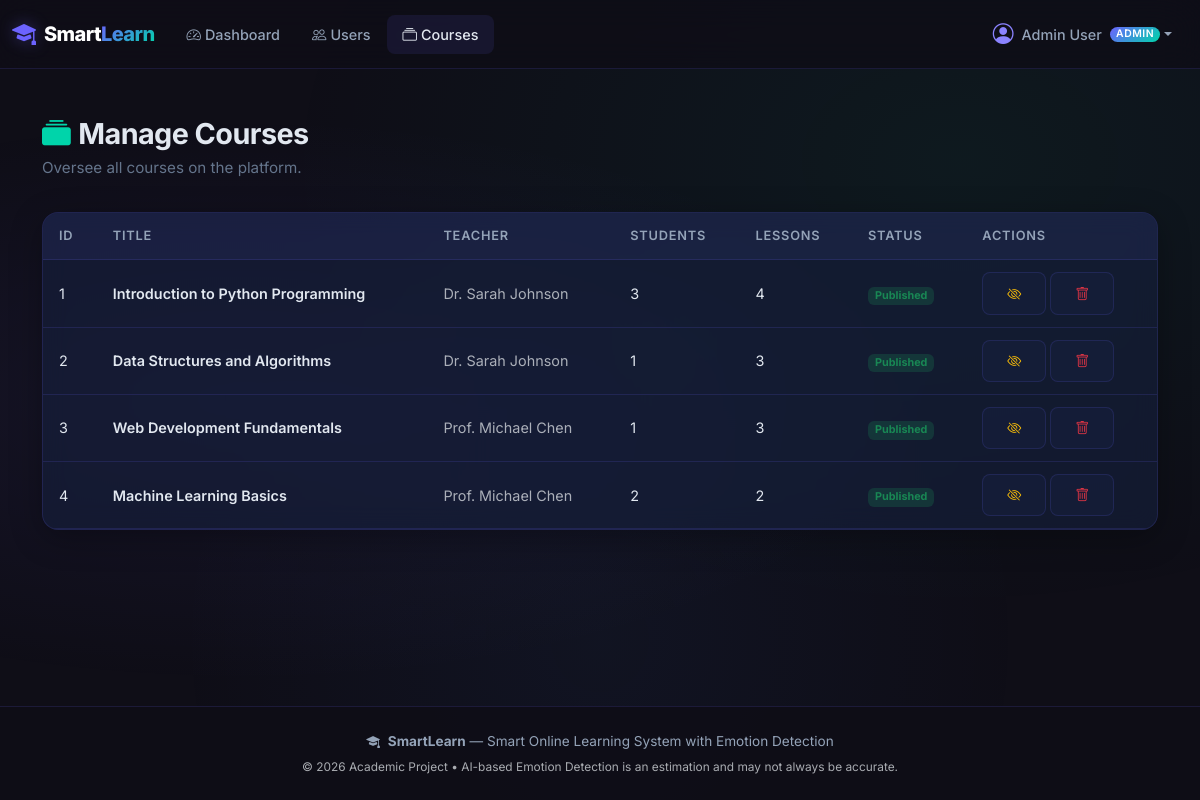
Screenshot of /admin/courses (signed in) with the database file from the repository.
### database/models.py (models this page shows)
class User(db.Model):
    __tablename__ = 'users'
    id = db.Column(db.Integer, primary_key=True)
    name = db.Column(db.String(150), nullable=False)
    email = db.Column(db.String(150), unique=True, nullable=False, index=True)
    password_hash = db.Column(db.String(255), nullable=False)
    role = db.Column(db.String(20), nullable=False, default='student')  # 'student', 'teacher', 'admin'
    status = db.Column(db.String(20), nullable=False, default='approved', index=True)  # 'unverified', 'pending_approval', 'approved', 'rejected', 'suspended'
    rejection_reason = db.Column(db.Text, nullable=True)
    is_active = db.Column(db.Integer, nullable=False, default=1)
    profile_image = db.Column(db.String(255), nullable=True)
    streak_days = db.Column(db.Integer, nullable=False, default=0)
    last_active_date = db.Column(db.Date, nullable=True)
    last_login = db.Column(db.DateTime, nullable=True)
    created_at = db.Column(db.DateTime, default=datetime.utcnow)
    courses = db.relationship('Course', backref='teacher', lazy=True, foreign_keys='Course.teacher_id')
    enrollments = db.relationship('Enrollment', backref='student', lazy=True, cascade='all, delete-orphan')
    quiz_attempts = db.relationship('QuizAttempt', backref='student', lazy=True, cascade='all, delete-orphan')
    emotion_logs = db.relationship('EmotionLog', backref='student', lazy=True, cascade='all, delete-orphan')
    notifications = db.relationship('Notification', backref='user', lazy=True, cascade='all, delete-orphan')
    otps = db.relationship('EmailOTP', backref='user', lazy=True, cascade='all, delete-orphan')

class Course(db.Model):
    __tablename__ = 'courses'
    id = db.Column(db.Integer, primary_key=True)
    title = db.Column(db.String(200), nullable=False)
    description = db.Column(db.Text, nullable=True)
    teacher_id = db.Column(db.Integer, db.ForeignKey('users.id'), nullable=False)
    category = db.Column(db.String(100), default='General')
    thumbnail = db.Column(db.String(255), nullable=True)
    approval_status = db.Column(db.String(20), nullable=False, default='approved')  # 'draft', 'pending_approval', 'approved', 'rejected'
    rejection_reason = db.Column(db.Text, nullable=True)
    is_published = db.Column(db.Integer, nullable=False, default=0)
    created_at = db.Column(db.DateTime, default=datetime.utcnow)
    lessons = db.relationship('Lesson', backref='course', lazy=True, cascade='all, delete-orphan', order_by='Lesson.order_number')
    quizzes = db.relationship('Quiz', backref='course', lazy=True, cascade='all, delete-orphan')
    enrollments = db.relationship('Enrollment', backref='course', lazy=True, cascade='all, delete-orphan')

### routes/admin.py (the view)
@admin_bp.route('/courses')
@admin_required
def manage_courses():
    courses = query_db('''
        SELECT c.*, u.name as teacher_name,
               (SELECT COUNT(*) FROM enrollments WHERE course_id = c.id) as student_count,
               (SELECT COUNT(*) FROM lessons WHERE course_id = c.id) as lesson_count
        FROM courses c
        JOIN users u ON c.teacher_id = u.id
        ORDER BY c.created_at DESC
    ''')
    return render_template('admin_courses.html', courses=courses)

### database/database.py (called while the page is built)
def get_db():
    if 'db' not in g:
        g.db = sqlite3.connect(
            current_app.config['DATABASE'],
            detect_types=sqlite3.PARSE_DECLTYPES
        )
        g.db.row_factory = sqlite3.Row
        g.db.execute('PRAGMA foreign_keys = ON')
    return g.db

def query_db(query, args=(), one=False):
    db = get_db()
    cur = db.execute(query, args)
    rv = cur.fetchall()
    cur.close()
    return (rv[0] if rv else None) if one else rv

### routes/admin.py (called while the page is built)
def admin_required(f):
    from functools import wraps
    @wraps(f)
    @login_required
    def decorated(*args, **kwargs):
        if current_user.role != 'admin':
            flash('Access denied. Administrators only.', 'danger')
            return redirect(url_for('index'))
        return f(*args, **kwargs)
    return decorated

### templates/admin_courses.html (shortened to what this page needs)
{% extends "base.html" %}
{% block content %}
<div class="container py-3">
    <div class="dashboard-header fade-in">
        <h1><i class="bi bi-collection-fill me-2" style="color: var(--accent);"></i>Manage Courses</h1>
        <p class="subtitle">Oversee all courses on the platform.</p>
    </div>
    <div class="glass-card">
        <div class="card-body p-0">
            <div class="table-responsive">
                <table class="table table-glass mb-0">
                    <thead>
                        <tr>
                            <th>ID</th>
                            <th>Title</th>
                            <th>Teacher</th>
                            <th>Students</th>
                            <th>Lessons</th>
                            <th>Status</th>
                            <th>Actions</th>
                        </tr>
                    </thead>
                    <tbody>
                        {% for course in courses %}
                        <tr>
                            <td>{{ course.id }}</td>
                            <td class="fw-semibold">{{ course.title }}</td>
                            <td class="text-muted">{{ course.teacher_name }}</td>
                            <td>{{ course.student_count }}</td>
                            <td>{{ course.lesson_count }}</td>
                            <td>
                                {% if course.is_published %}
                                <span class="badge bg-success bg-opacity-25 text-success">Published</span>
                                {% else %}
                                <span class="badge bg-warning bg-opacity-25 text-warning">Draft</span>
                                {% endif %}
                            </td>
                            <td>
                                <div class="d-flex gap-1">
                                    <form method="POST" action="{{ url_for('admin.toggle_course', course_id=course.id) }}" class="d-inline">
                                        <button type="submit" class="btn btn-glass btn-sm"
                                                title="{% if course.is_published %}Unpublish{% else %}Publish{% endif %}">
                                            {% if course.is_published %}
                                            <i class="bi bi-eye-slash text-warning"></i>
                                            {% else %}
                                            <i class="bi bi-eye text-success"></i>
                                            {% endif %}
                                        </button>
                                    </form>
                                    <form method="POST" action="{{ url_for('admin.delete_course', course_id=course.id) }}" class="d-inline">
                                        <button type="submit" class="btn btn-glass btn-sm"
                                                data-confirm="Delete course '{{ course.title }}'? This cannot be undone."
                                                title="Delete course">
                                            <i class="bi bi-trash text-danger"></i>
                                        </button>
                                    </form>
                                </div>
                            </td>
                        </tr>
                        {% endfor %}
                    </tbody>
                </table>
            </div>
        </div>
    </div>
</div>
{% endblock %}

### templates/base.html (shortened to what this page needs)
<!DOCTYPE html>
<html lang="en" data-bs-theme="dark">
<head>
    <link href="https://cdn.jsdelivr.net/npm/bootstrap@5.3.3/dist/css/bootstrap.min.css" rel="stylesheet">
    <link href="https://cdn.jsdelivr.net/npm/bootstrap-icons@1.11.3/font/bootstrap-icons.min.css" rel="stylesheet">
    <link rel="stylesheet" href="{{ url_for('static', filename='css/style.css') }}">
</head>
<body>
    <nav class="navbar navbar-expand-lg navbar-dark sticky-top" id="main-navbar">
        <div class="container-fluid">
            <a class="navbar-brand d-flex align-items-center" href="{{ url_for('index') }}">
                <i class="bi bi-mortarboard-fill me-2 brand-icon"></i>
                <span class="brand-text">Smart<span class="brand-accent">Learn</span></span>
            </a>
            <div class="collapse navbar-collapse" id="navbarContent">
                {% if current_user.is_authenticated %}
                <ul class="navbar-nav me-auto mb-2 mb-lg-0">
                    {% if current_user.role == 'student' %}
                        <li class="nav-item">
                            <a class="nav-link" href="{{ url_for('student.dashboard') }}">
                                <i class="bi bi-speedometer2 me-1"></i>Dashboard
                            </a>
                        </li>
                        <li class="nav-item">
                            <a class="nav-link" href="{{ url_for('learning.courses') }}">
                                <i class="bi bi-book me-1"></i>Courses
                            </a>
                        </li>
                    {% elif current_user.role == 'admin' %}
                        <li class="nav-item">
                            <a class="nav-link" href="{{ url_for('admin.dashboard') }}">
                                <i class="bi bi-speedometer2 me-1"></i>Dashboard
                            </a>
                        </li>
                        <li class="nav-item">
                            <a class="nav-link" href="{{ url_for('admin.manage_users') }}">
                                <i class="bi bi-people me-1"></i>Users
                            </a>
                        </li>
                        <li class="nav-item">
                            <a class="nav-link" href="{{ url_for('admin.manage_courses') }}">
                                <i class="bi bi-collection me-1"></i>Courses
                            </a>
                        </li>
                    {% endif %}
                </ul>
                <ul class="navbar-nav ms-auto">
                    <li class="nav-item dropdown">
                        <a class="nav-link dropdown-toggle d-flex align-items-center" href="#"
                           id="userDropdown" role="button" data-bs-toggle="dropdown" aria-expanded="false">
                            <div class="avatar-sm me-2">
                                <i class="bi bi-person-circle"></i>
                            </div>
                            <span>{{ current_user.name }}</span>
                            <span class="badge role-badge ms-2">{{ current_user.role | capitalize }}</span>
                        </a>
                    </li>
                </ul>
                {% endif %}
            </div>
        </div>
    </nav>
    <main class="main-content">
        {% block content %}{% endblock %}
    </main>
    <footer class="app-footer">
        <div class="container text-center">
            <p class="mb-1">
                <i class="bi bi-mortarboard-fill me-1"></i>
                <strong>SmartLearn</strong> — Smart Online Learning System with Emotion Detection
            </p>
            <p class="text-muted small mb-0">
                &copy; 2026 Academic Project &bull; AI-based Emotion Detection is an estimation and may not always be accurate.
            </p>
        </div>
    </footer>
</body>
</html>

### rows the page displays
User: name "Admin User", role "ADMIN"
Course: id "1", title "Introduction to Python Programming", teacher_name "Dr. Sarah Johnson", student_count "3", lesson_count "4", is_published "Published"
Course: id "2", title "Data Structures and Algorithms", teacher_name "Dr. Sarah Johnson", student_count "1", lesson_count "3", shows "Published"
Course: id "3", title "Web Development Fundamentals", teacher_name "Prof. Michael Chen", student_count "1", lesson_count "3", shows "Published"
Course: id "4", title "Machine Learning Basics", teacher_name "Prof. Michael Chen", student_count "2", lesson_count "2", is_published "Published"
